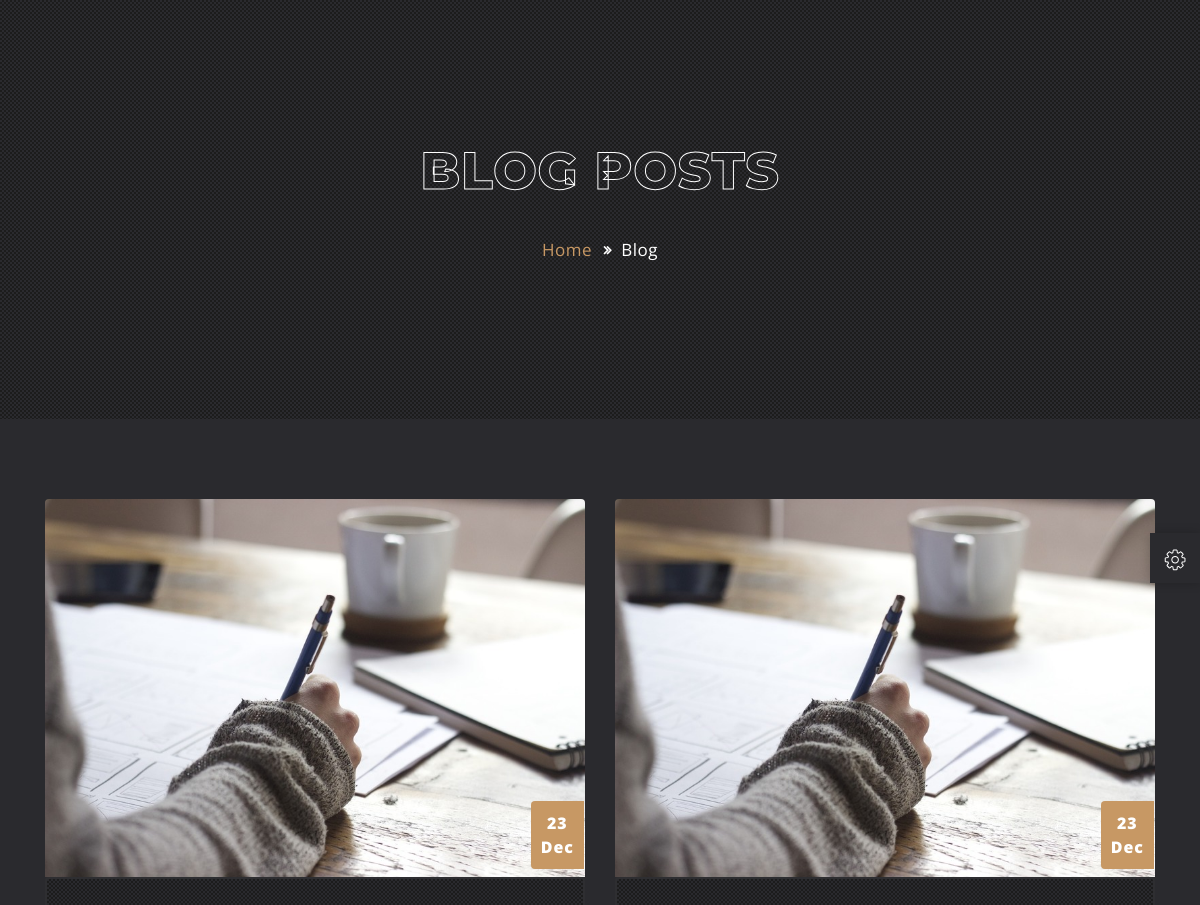
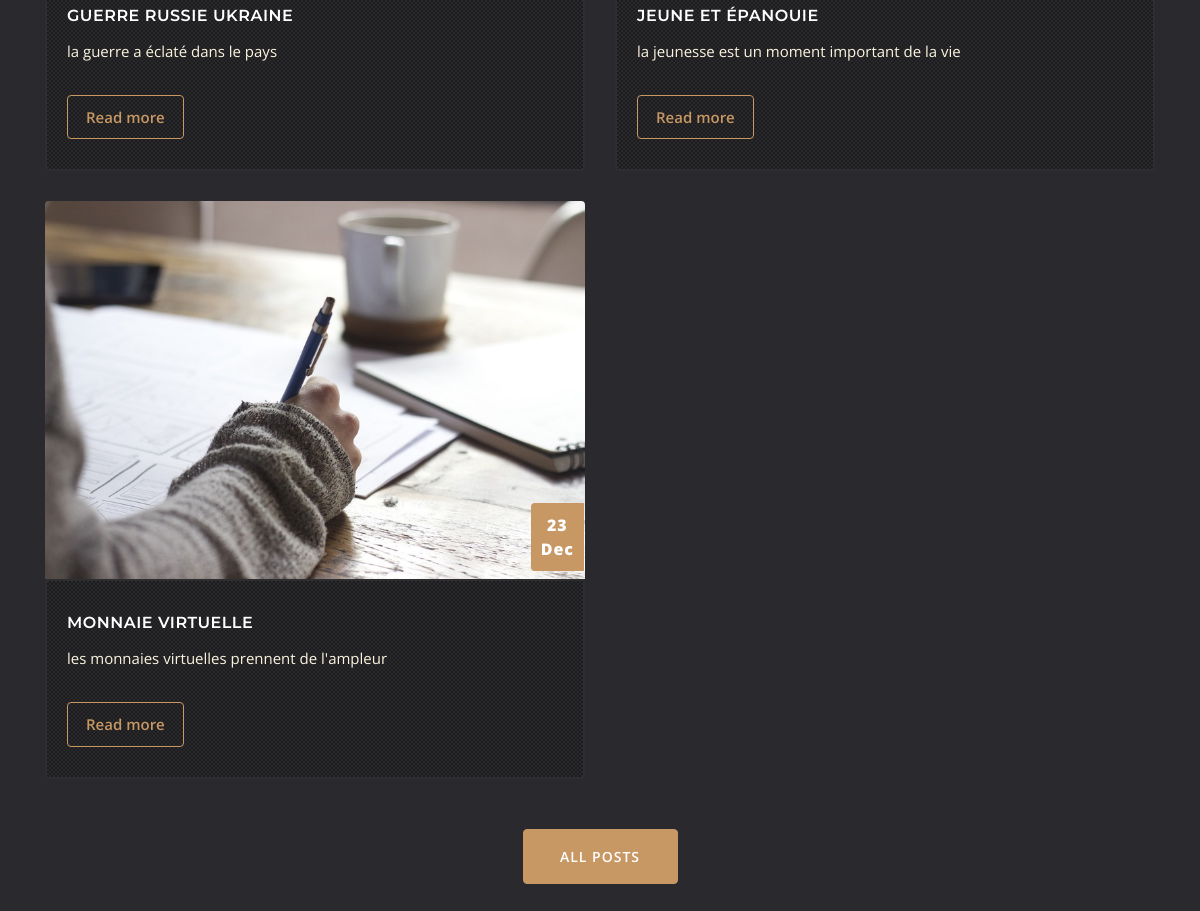
/blog/home, run on the app's committed database (2 pictures, top to bottom).
### Blog/models.py (models this page shows, shortened)
class Article(models.Model):
    categorie = models.ForeignKey(CategorieArticle, on_delete=models.CASCADE, related_name="news")
    titre = models.CharField(max_length=50)
    image = models.CharField(max_length=50)
    description = models.CharField(max_length=200)
    section1 = models.CharField(max_length=300)
    image2 = models.CharField(max_length=50)
    section2 = models.CharField(max_length=300)
    section3 = models.CharField(max_length=300)
    accroche = models.CharField(max_length=100)
    status = models.BooleanField(default=True)
    slug = AutoSlugField(populate_from='titre')
    created = models.DateTimeField(auto_now_add=True)
    date_update = models.DateTimeField(auto_now=True)
    class Meta:
        verbose_name = 'Article'
        verbose_name_plural = 'Articles'

### Blog/views.py (the view)
# urls.py: path('home', views.ArticleListView.as_view(), name='blog'),
class ArticleListView(ListView):
    model = Article
    paginate_by = 100
    context_object_name = "articles"
    template_name = "blog.html"
    def get_context_data(self, **kwargs):
        context = super(ArticleListView, self).get_context_data(**kwargs)
        context['state'] = 0
        return context

### templates/blog.html
{% extends "components/base.html" %}
{% load static %}
{% block content %}
<div class="blog" id="blog">
	<div class="container">
		<div class="row">
	    {% for article in articles %}
			<div class="col-md-6">
				<div class="post">
					<div class="post-img">
						<img src="{% static 'me/images/blog/4.jpg' %}" class="img-fluid" alt="">
					</div>
					<div class="post-content">
						<div class="post-title">
							<a href="% url 'blog-detail' pk=article.pk %}" target="_blank"><h4>{{article.titre}}</h4></a>
						</div>
						<div class="post-text">
							<p>{{article.description}}</p>
						</div>
						<div class="post-date"><span>23</span>Dec</div>
						<a href="{% url 'blog-detail' pk=article.pk %}" target="_blank" class="post-more">Read more</a>
					</div>
				</div>
			</div>
			{% endfor %}
		</div>
		<div class="my-btn">
			<a href="{% url 'blog' %}" target="_blank" class="main-btn">All Posts</a>
		</div>
	</div>
</div>
{% endblock content %}

### Me/static/me/css/main.css (style rules this page uses)
* { -webkit-transition: all .4s ease-in-out; -moz-transition: all .4s ease-in-out; -o-transition: all .4s ease-in-out; -ms-transition: all .4s ease-in-out; transition: all .4s ease-in-out; }
*, *:after, *:before { -webkit-box-sizing: border-box; -moz-box-sizing: border-box; box-sizing: border-box; }
body { font-family: 'Open Sans', sans-serif; background-color: #141415; overflow-x: hidden; }
h1, h2, h3, h4, h5, h6 { font-family: 'Montserrat', sans-serif; margin: 0; padding: 0; }
a, a:hover, a:focus, a:active { color: #fff; text-decoration: none; }
h4 { font-size: 18px; font-weight: 400; }
.main-btn { position: relative; display: inline-block; min-width: 155px; color: #fff; padding: 16px 0; font-size: 14px; font-weight: 600; text-transform: uppercase; letter-spacing: 1px; text-align: center; background-color: #c79864; border: 1px solid #c79864; border-radius: 4px; outline: none; -webkit-transition: all .4s ease-in-out; -moz-transition: all .4s ease-in-out; -o-transition: all .4s ease-in-out; -ms-transition: all .4s ease-in-out; transition: all .4s ease-in-out; }
.blog { padding-top: 60px; padding-bottom: 60px; }
.blog .post { border-radius: 4px; overflow: hidden; margin-bottom: 30px; }
.blog .post-img { overflow: hidden; }
.blog .post .post-content { position: relative; padding: 30px 20px; background: url('../images/bg-over.png') repeat #2a2a2e; border: 2px solid #2e2e31; border-radius: 4px; }
.blog .post .post-content .post-title h4 { color: #fff; font-size: 16px; font-weight: 600; line-height: 1.5; letter-spacing: .5px; margin: 0 0 5px; text-transform: uppercase; }
.blog .post .post-content .post-text p { line-height: 1.8; font-weight: 400; color: #fbf4e0; font-size: 15px; margin-top: 10px; margin-bottom: 0; padding-top: 10px; border-top: 1px solid #2a2a2e; }
.blog .post .post-content .post-date { position: absolute; top: -78px; right: -1px; padding: 10px; text-align: center; background-color: #c79864; border-radius: 4px 0 0 4px; letter-spacing: 1px; color: #fff; font-weight: 800; }
.blog .post .post-content .post-date span { display: block; }
.blog .post .post-content .post-more { display: inline-block; font-size: 15px; font-weight: 600; padding: 10px 18px; background-color: transparent; color: #c79864; border: 1px solid #c79864; border-radius: 4px; margin-top: 15px; }
.blog .my-btn { text-align: center; margin-top: 20px; }

### Me/static/me/css/inner-pages.css (style rules this page uses)
body { background: #2a2a2e; }
.blog { padding-top: 80px; padding-bottom: 50px; }
.blog .post { width: auto; margin-left: 0; margin-right: 0; }
.blog .post .post-img img { width: 100%; }
.blog .post .post-content .post-text p:last-of-type { border-top: none; padding-top: 0; margin-bottom: 15px; }

### Me/static/me/css/colors/gold_color.css (style rules this page uses)
.main-title h2:after, .vertical-nav .logo, .vertical-nav .toggle-menu .bar, .about-me .about-info h3:before, .skills .progress-container .progress .progress-bar, .portfolio .portfolio-content .item .overlay .item-category span:before, .blog .post .post-content .post-date, .blog .post .post-content .post-more:hover { background-color: #c79864; }
.main-btn { background-color: #c79864; border: 1px solid #c79864; }
.skills .progress-container .percent, .blog .post .post-content .post-more { color: #c79864; border: 1px solid #c79864; }

### data on the page
Article: titre "GUERRE RUSSIE UKRAINE", description "la guerre a éclaté dans le pays"
Article: titre "JEUNE ET ÉPANOUIE", description "la jeunesse est un moment important de la vie"
Article: titre "MONNAIE VIRTUELLE", description "les monnaies virtuelles prennent de l'ampleur"
